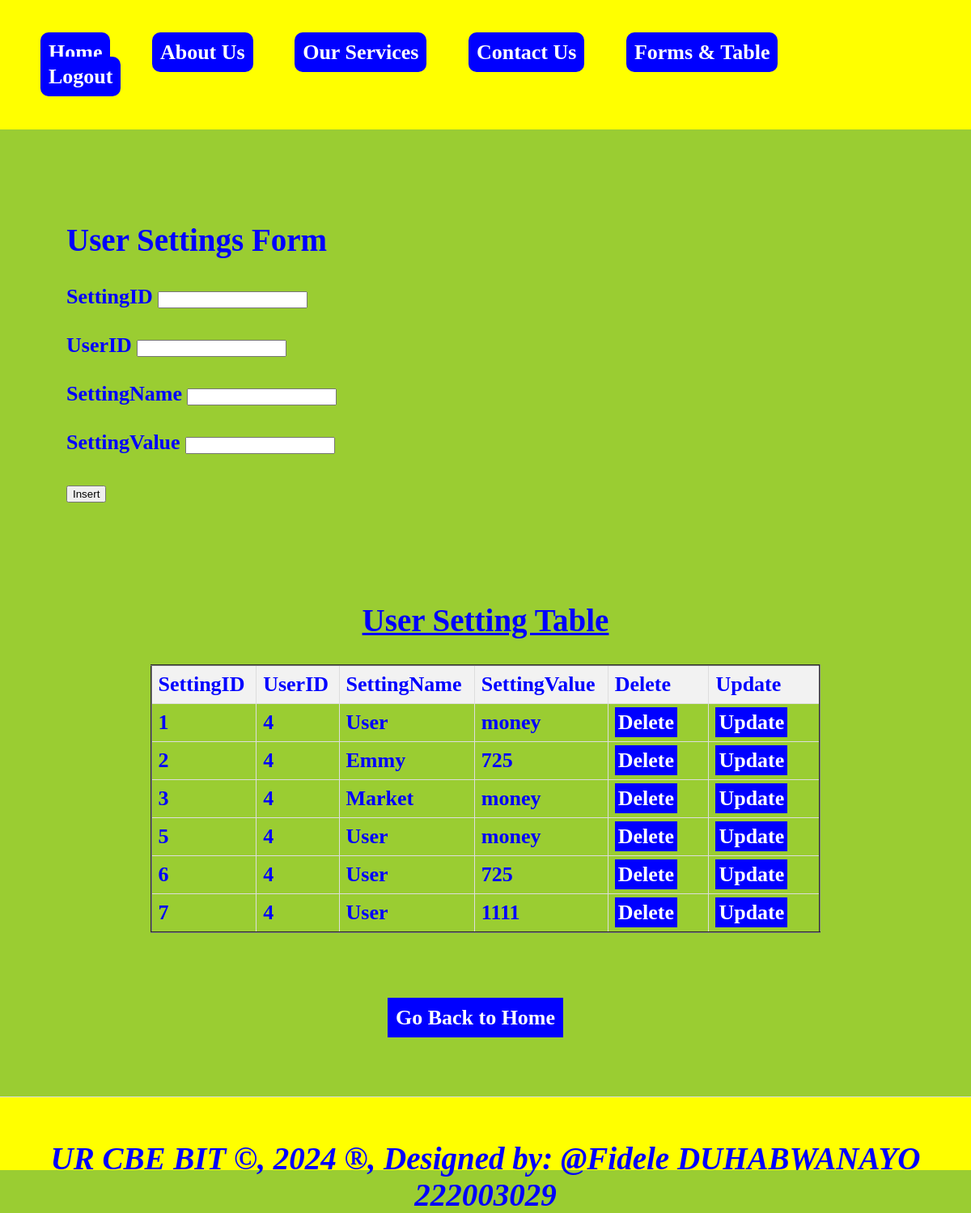
The page /usersettings.php on the database its author committed.
### tables this page shows
CREATE TABLE `usersettings` (
  `SettingID` int(11) NOT NULL,
  `UserID` int(11) DEFAULT NULL,
  `SettingName` varchar(50) NOT NULL,
  `SettingValue` varchar(255) DEFAULT NULL
);

### usersettings.php (the view, shortened to what this page needs)
<!DOCTYPE html>
<html lang="en">
<head>
    <link rel="stylesheet" type="text/css" href="./styles.css" title="style1" media="screen,tv,print,handheld"/>
</head>
<body>
    <header>
        <nav>
            <ul>
                <li><a href="home.html">Home</a></li>
                <li><a href="about.html">About Us</a></li>
                <li><a href="services.html">Our Services</a></li>
                <li><a href="contact.html">Contact Us</a></li>
                <li class="dropdown">
                    <a href="forms and tables.html">Forms & Table</a>
                </li>
                <li class="dropdown">
                        <a href="logout.php">Logout</a>
                </li>
            </ul>
        </nav>
    </header>
<section>
  <h1>User Settings Form</h1>
  <form method="post" action="usersettings.php">
    <label for="SettingID">SettingID</label>
    <input type="number" id="SettingID" name="SettingID"><br><br>
    <label for="UserID">UserID</label>
    <input type="text" id="UserID" name="UserID" required><br><br>
    <label for="SettingName">SettingName</label>
    <input type="text" id="SettingName" name="SettingName" required><br><br>
    <label for="SettingValue">SettingValue</label>
    <input type="text" id="SettingValue" name="SettingValue" required><br><br>
    <input type="submit" name="add" value="Insert"><br><br><br><br>
  </form>
<?php
$host = "localhost";
$user = "root";
$pass = "";
$database = "cryptocurrency_exchange_platform";
$connection = new mysqli($host, $user, $pass, $database);
$sql = "SELECT * FROM usersettings";
$result = $connection->query($sql);
?>
<!DOCTYPE html>
<html>
<head>
</head>
<body><center>
    <center><h1><u>User Setting Table</u></h1></center>
    <table border="2">
        <tr>
            <th>SettingID</th>
            <th>UserID</th>
            <th>SettingName</th>
            <th>SettingValue</th>
            <th>Delete</th>
            <th>Update</th>
        </tr>
        <?php
        if ($result === false) {
            echo "Error: " . $connection->error;
        } else {
            if ($result->num_rows > 0) {
                while ($row = $result->fetch_assoc()) {
                    $SettingID = $row['SettingID'];
                    echo "<tr>
                        <td>" . $row['SettingID'] . "</td>
                        <td>" . $row['UserID'] . "</td>
                        <td>" . $row['SettingName'] . "</td>
                        <td>" . $row['SettingValue'] . "</td>
                        <td><a style='padding:4px' href='Delete_Usersettings.php?SettingID=$SettingID'>Delete</a></td>
                        <td><a style='padding:4px' href='Update_usersettings.php?SettingID=$SettingID'>Update</a></td>
                    </tr>";
                }
            } else {
                echo "<tr><td colspan='6'>No data found</td></tr>";
            }
        }
        ?>
    </table><br><br><br>
    <a href="./home.html">Go Back to Home</a><br></center>
</body>
</section>
<footer>
  <center>
    <b><h2><marquee><i>UR CBE BIT &copy, 2024 &reg, Designed by: @Fidele DUHABWANAYO 222003029</i></marquee></h2></b>
  </center>
</footer>
</body>
</html>

### styles.css (style rules this page uses)
body { font-family: century; margin: 0; padding: 0; background-color: skyblue; font-weight: bold; font-size: 22px; color: blue; }
header { background-color: bllue; padding: 20px; }
nav { display: flex; justify-content: space-between; }
nav ul { list-style: none; margin: 0; padding: 0; }
nav li { display: inline-block; margin-right: 20px; }
nav a { background-color: blue; text-decoration: none; color: white; padding: 10px; border-radius: 10px; }
.dropdown { position: right; display: inline-block; direction: rtl; }
section { padding: 20px; border-bottom: 1px solid #ddd; }
footer { height: 50px; text-align: center; padding: 15px; background-color: rgb(0,0,0); }

### usersettings.php (style rules this page uses)
a { padding: 10px; color: white; background-color: blue; text-decoration: none; margin-right: 25px; }
a:link { color: white; }
section { padding:10px; }
header { background-color:yellow; padding: 50px; }
section { padding:82px; border-bottom: 1px solid #ddd; }
footer { text-align: center; padding: 20px; background-color:yellow; }
body { background-color: yellowgreen; color: blue; font-family: Times New Roman; font-size: 26px; }
table { width: 80%; border-collapse: collapse; }
th, td { border: 1px solid #ddd; padding: 8px; text-align: left; }
th { background-color: #f2f2f2; }

### rows shown on the page
usersettings: SettingID "1", UserID "4", SettingName "User", SettingValue "money"
usersettings: SettingID "2", UserID "4", SettingName "Emmy", SettingValue "725"
usersettings: SettingID "3", UserID "4", SettingName "Market", SettingValue "money"
usersettings: SettingID "5", UserID "4", SettingName "User", SettingValue "money"
usersettings: SettingID "6", UserID "4", SettingName "User", SettingValue "725"
usersettings: SettingID "7", UserID "4", SettingName "User", SettingValue "1111"
